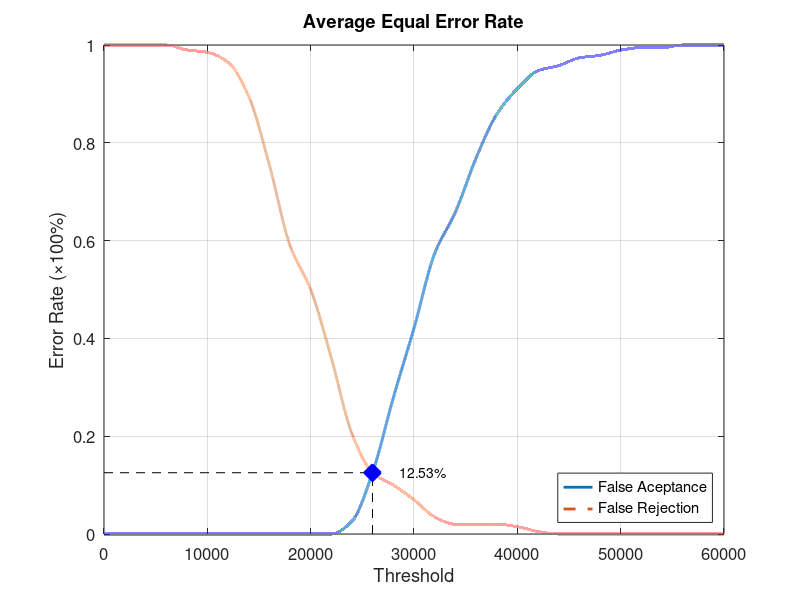
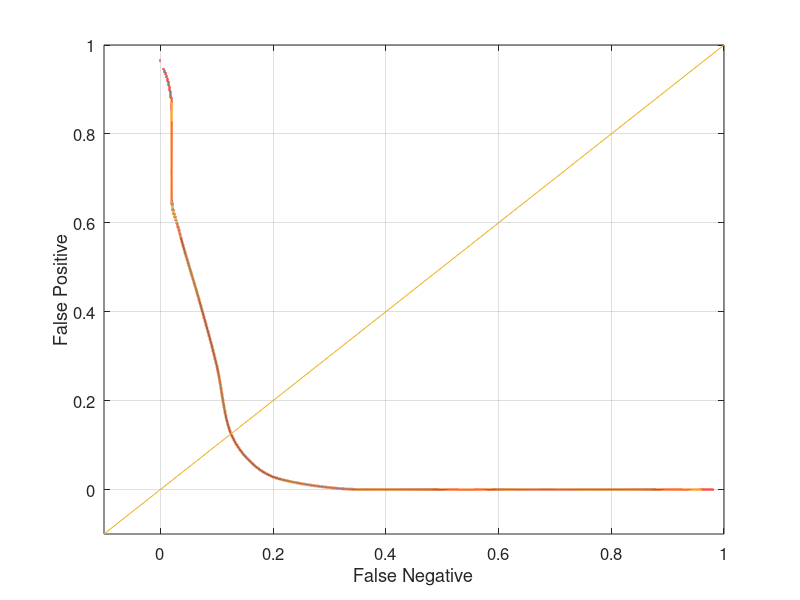

Reproduce these figures in MATLAB, in order.
function yEER = Database1_1
close all;
clear;
clc;
x = 0:2000:60000;
xq = 0:0.5:60000;

y0 = [0 0 0 0 0 0 0 0 0 0 0 0 0.0263158 0.126316 0.278947 0.421053 0.573684 0.657895 0.768421 0.857895 0.910526 0.947368 0.957895 0.973684 0.978947 0.989474 0.994737 0.994737 1 1 1];
yy0 = interp1(x, y0, xq, 'pchip');
y1 = [1 1 1 1 0.99 0.985 0.965 0.895 0.755 0.59 0.5 0.36 0.205 0.125 0.1 0.07 0.035 0.02 0.02 0.02 0.015 0.005 0 0 0 0 0 0 0 0 0];
yy1 = interp1(x, y1, xq, 'pchip');

% Calculating EER: 
y2 = abs(y0 - y1);
find(y2 == min(y2))
yy2 = abs(yy0 - yy1);
xEER = find(yy2 == min(yy2));
xEERIndex = xq(xEER) % X-axis EER
yEER = yy0(xEER) % Y-axis EER

main = figure
plot(xq, yy0,'-','LineWidth', 2);	hold on
plot(xq, yy1,'--','LineWidth', 2);	hold on
plot([xEERIndex xEERIndex], [0 yEER], 'k--');	hold on
plot([0 xEERIndex], [yEER yEER], 'k--');	hold on
plot(xEERIndex, yEER, 'bx', 'LineWidth', 10);	hold on
text(xEERIndex + 10 * xEERIndex / 100, yEER, [num2str(round((10000 * yEER)) / 100) '%'])
legend('False Aceptance', 'False Rejection', 'Location', 'SouthEast')
xlabel('Threshold')
ylabel('Error Rate (\times100%)')
title('Average Equal Error Rate')
set(gca, 'FontSize', 12)
axis([0 60000 0 1])
grid on

print(main, 'Database1_1Main', '-dpng');
FNRxFPR = figure('Color', [1 1 1]);
plot(yy1, yy0, '-', yy1, yy0, 'LineWidth', 2);
hold on
y = -0.1:0.1:1
plot(y, y); 
set(gca, 'FontSize', 12)
xlabel('False Negative')
ylabel('False Positive')
axis([-0.1 1 -0.1 1])
set(gca, 'FontSize', 12)
grid on

print(FNRxFPR, 'Database1_1FNRxFPR','-dpng');
end
